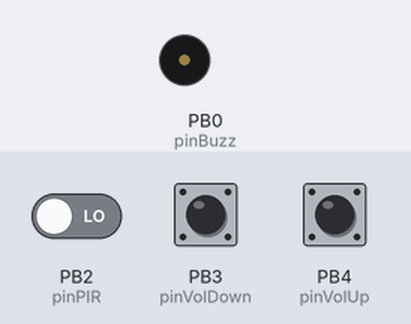
A sketch run on a simulated ATtiny85, built with avr-gcc and run on an emulated ATtiny85. Shown: buzzer (waves = sounding). Inputs (shaded band) come from the test bench; at power-on: PB2 (pinPIR) LOW, PB3 (pinVolDown) HIGH, PB4 (pinVolUp) HIGH. Sleep ends after the set time or at an interrupt; EEPROM starts erased.

Above: at 1.2 s.
1.3 s: PB2 (pinPIR) driven HIGH
4.3 s: PB3 (pinVolDown) pulled LOW for 0.15 s
At 5.8 s:
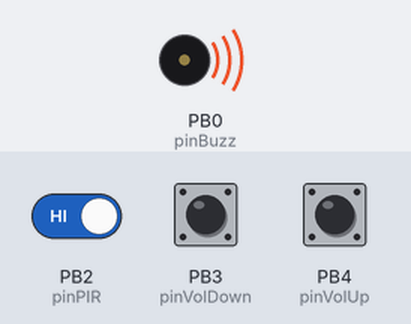
Timing chart, 0 to 7.3 s (numbered marks = the images above; inputs shaded):
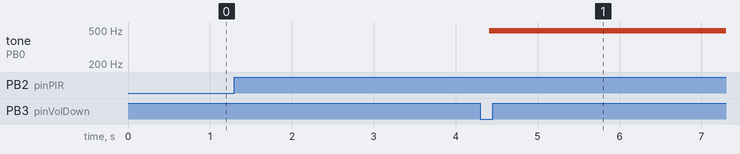

Measured:
- after the input at 4.3 s, tone on PB0 (pinBuzz): silent → 488 Hz after 0.11 s

The sketch:

PistanjeNaZivotinjuSleep.ino
```cpp
/*
  Opis: pistanje kad zec predje na zabranjeni deo kauca, kod nekih zica i sl.
  Arduino: ATtiny85
  Napajanje: 18650
  Senzori:
    - PIR: detekcija zivotinje
    - 2 tastera: vol+ i vol- za buzzer
  Aktuatori:
    - Buzzer
*/

#include <avr/sleep.h>
#include <avr/interrupt.h>
#include <EEPROM.h>

const int eepromPos = 55;       // pozicija na EEPROMu na kojoj se cuva podatak o jacini zvuka
const int pinPIR = 2;           // PIR senzor; ako se promeni ova vrednost, obavezno izmeniti PCINT? u sleep() i setup()
const int pinVolUp = 4;         // taster za pojacavanje zvuka na buzzer-u
const int pinVolDown = 3;       // taster za smanjivanje zvuka na buzzer-u
const int pinBuzz = 0;          // buzzer/zvucnik
const int itvBuzzOn = 350;      // trajanje u msec piska
const int itvBuzzOff = 700;     // trajanje u msec vremena izmedju 2 piska
const int itvVolPress = 3000;   // broj ms za koji se pistanje buzzer-a produzava kod pritiska na neki vol taster
int vol = 4;                    // jacina zvuka na buzzer-u
bool volUpPress = false;        // taster za pojacavanje zvuka je pritisnut
bool volDownPress = false;      // taster za smanjivanje zvuka je pritisnut
volatile long msPirSignal = 0;  // vreme poslednjeg PIR signala
long msVolPress = -itvVolPress; // vreme poslednjeg pritiska na neki vol taster
bool firstPirSignal = true;     // prvi PIR signal se javlja odmah po paljenju aparata i smatra se laznim

void setup()
{
  pinMode(pinPIR, INPUT);
  pinMode(pinVolUp, INPUT_PULLUP);
  pinMode(pinVolDown, INPUT_PULLUP);

  pinMode(pinBuzz, OUTPUT);
  digitalWrite(pinBuzz, false);

  vol = EEPROM.read(eepromPos);

  GIMSK |= _BV(PCIE);   // Enable Pin Change Interrupts
  PCMSK |= _BV(PCINT2); // Use PBX as interrupt pin
  sei();                // Enable interrupts
}

void sleep()
{
  GIMSK |= _BV(PCIE);                  // Enable Pin Change Interrupts
  PCMSK |= _BV(PCINT2);                // Use PBX as interrupt pin
  ADCSRA &= ~_BV(ADEN);                // ADC off
  set_sleep_mode(SLEEP_MODE_PWR_DOWN); // replaces above statement
  sleep_enable();                      // Sets the Sleep Enable bit in the MCUCR Register (SE BIT)
  sei();                               // Enable interrupts
  sleep_cpu();                         // sleep
}

ISR(PCINT0_vect)
{
  msPirSignal = millis();
}

void apply_vol()
{
  EEPROM.write(eepromPos, vol);
  delay(10);
  analogWrite(pinBuzz, vol);
}

// podesavanje jacine zvuka buzzer-a na osnovu pritiska na vol tastere
void check_vol_press()
{
  const int volCoef = 4;       // koeficijent promene jacine zvuka buzzer-a
  const int minVol = 1;        // najmanji jacina zvuka buzzer-a
  const int maxVol = 255;      // najveca jacina zvuka buzzer-a
  const int itvDebounce = 100; // vol button debounce interval

  // da li je neki taster pritisnut
  if (!digitalRead(pinVolUp) || !digitalRead(pinVolDown))
  {
    msVolPress = millis();
    delay(itvDebounce);

    if (digitalRead(pinVolUp) == volUpPress)
    {
      volUpPress = !volUpPress;
      if (volUpPress)
        vol *= volCoef;

      if (vol > maxVol)
        vol = maxVol;

      apply_vol();
    }
    if (digitalRead(pinVolDown) == volDownPress)
    {
      volDownPress = !volDownPress;
      if (volDownPress)
        vol /= volCoef;

      if (vol < minVol)
        vol = minVol;

      apply_vol();
    }
  }
}

void loop()
{
  check_vol_press();

  // PIR -> HIGH => detektovan je pokret
  if ((digitalRead(pinPIR) && !firstPirSignal) || millis() - msVolPress < itvVolPress)
  {
    int itv = (millis() - msPirSignal) % (itvBuzzOn + itvBuzzOff);
    analogWrite(pinBuzz, itv < itvBuzzOn ? vol : 0);
    delay(10);
  }
  // PIR -> LOW => nije detektovana kretnja
  else
  {
    firstPirSignal = false;
    digitalWrite(pinBuzz, false);
    sleep();
  }
}
```
